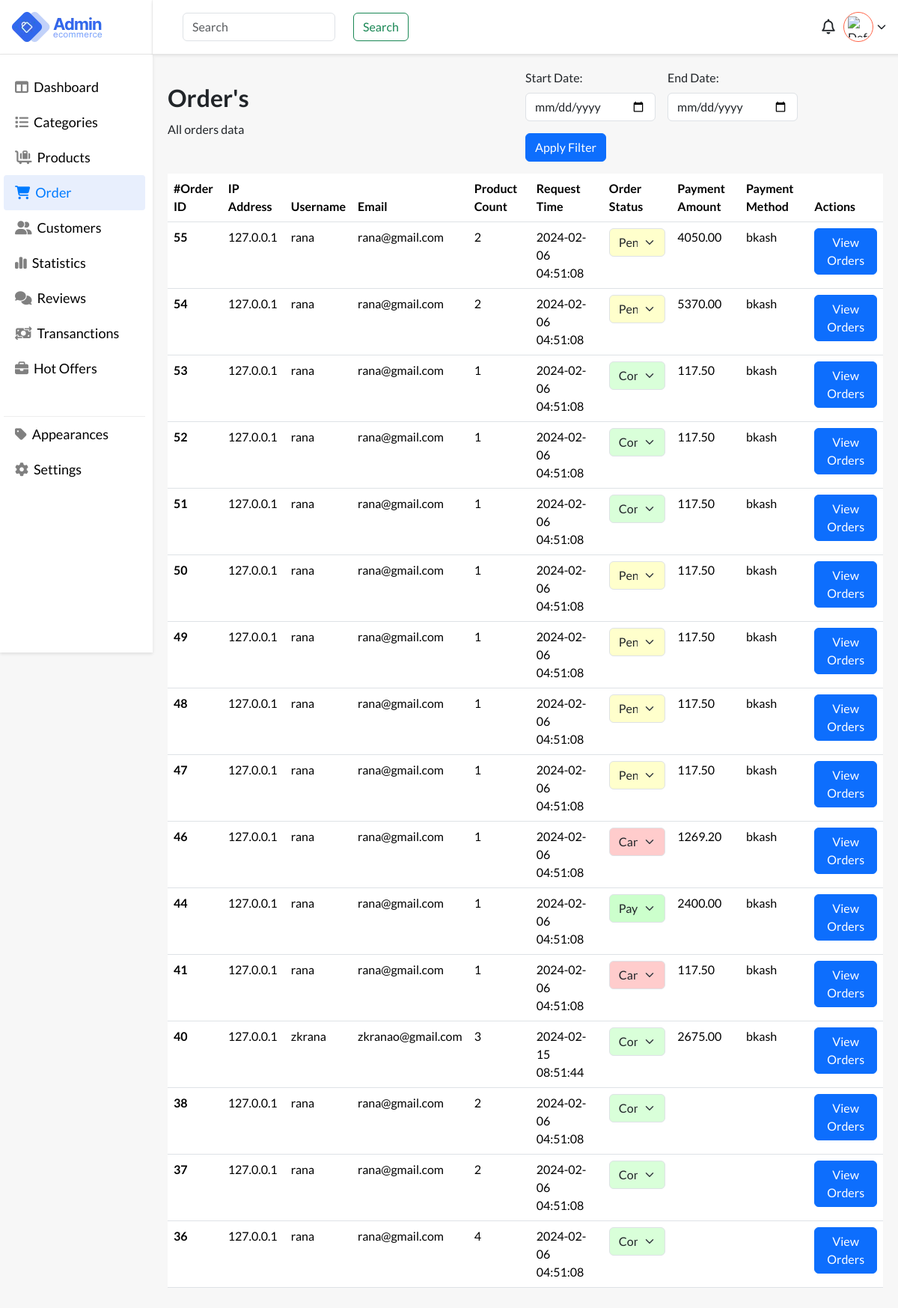
The page /files/Orders.php (signed in) on the database its author committed.
### tables this page shows
CREATE TABLE `payments` (
  `payment_id` int(11) NOT NULL,
  `order_id` int(11) NOT NULL,
  `payment_amount` decimal(10,2) NOT NULL,
  `payment_date` timestamp NOT NULL DEFAULT current_timestamp(),
  `payment_method` varchar(255) NOT NULL,
  `transanction_code` varchar(255) NOT NULL,
  `status` varchar(50) NOT NULL,
  `user_id` int(11) NOT NULL
);

CREATE TABLE `orders` (
  `id` int(11) NOT NULL,
  `user_id` int(11) DEFAULT NULL,
  `product_id` int(11) DEFAULT NULL,
  `quantity` int(11) DEFAULT NULL,
  `total_price` decimal(10,2) DEFAULT NULL,
  `order_date` timestamp NOT NULL DEFAULT current_timestamp(),
  `order_status_id` int(11) DEFAULT NULL
);

CREATE TABLE `customers` (
  `id` int(11) NOT NULL,
  `ip_address` varchar(45) NOT NULL,
  `username` varchar(255) NOT NULL,
  `password` varchar(255) NOT NULL,
  `email` varchar(255) NOT NULL,
  `photo` varchar(255) NOT NULL,
  `request_time` timestamp NOT NULL DEFAULT current_timestamp(),
  `first_name` varchar(255) DEFAULT NULL,
  `last_name` varchar(255) DEFAULT NULL,
  `billing_address` varchar(255) DEFAULT NULL,
  `city` varchar(255) DEFAULT NULL,
  `state` varchar(255) DEFAULT NULL,
  `postal_code` varchar(20) DEFAULT NULL,
  `country` varchar(255) DEFAULT NULL,
  `phone_number` varchar(20) DEFAULT NULL
);

### files/Orders.php (the view, shortened to what this page needs)
<?php
require_once "../auth/db-connection/config.php";
$userId = $_SESSION["id"];
$sql = "SELECT profile_photo FROM admin_users WHERE id = :userId";
if ($stmt = $connection->prepare($sql)) {
    $stmt->bindParam(":userId", $userId, PDO::PARAM_INT);
    if ($stmt->execute()) {
        $stmt->bindColumn("profile_photo", $profilePhoto);
    } else {
        echo "Oops! Something went wrong. Please try again later.";
    }
    unset($stmt);
}
?>
<!DOCTYPE html>
<html lang="en">
<head>
    <link href="https://cdn.jsdelivr.net/npm/bootstrap@5.3.2/dist/css/bootstrap.min.css" rel="stylesheet">
    <link rel="stylesheet" href="https://cdnjs.cloudflare.com/ajax/libs/font-awesome/6.5.1/css/all.min.css" />
    <link rel="stylesheet" href="../styling/style.css">
</head>
<body style="background:#f7f7f7;">
    <main>
        <div class="app-wrapper">
            <div class="app-sidebar">
                <div class="side-header flex pr-3">
                    <div class="logo flex">
                        <img src="images/logo.webp" alt="logo">
                    </div>
                </div>
                <div class="sidebard-nav">
                    <ul>
                        <li class="">
                            <a href="dashboard.php">
                                <i class="fa-solid fa-table-columns"></i>
                                <span class="block">Dashboard</span>
                            </a>
                        </li>
                        <li class="">
                            <a href="categories.php">
                                <i class="fa-solid fa-list"></i>
                                <span class="block">Categories</span>
                            </a>
                        </li>
                        <li>
                            <a href="products.php">
                               <i class="fa-solid fa-cart-flatbed-suitcase"></i>
                                <span class="block">Products</span>
                            </a>
                        </li>
                        <li class="active">
                            <a href="orders.php">
                                  <i class="fa-solid fa-cart-shopping"></i>
                                <span class="block">Order</span>
                            </a>
                        </li>
                        <li class="">
                            <a href="customers.php">
                                <i class="fa-solid fa-user-group"></i>
                                <span class="block">Customers</span>
                            </a>
                        </li>
                        <li>
                            <a href="">
                                <i class="fa-solid fa-chart-simple"></i>
                                <span class="block">Statistics</span>
                            </a>
                        </li>
                        <li>
                            <a href="">
                                <i class="fa-solid fa-comments"></i>
                                <span class="block">Reviews</span>
                            </a>
                        </li>
                        <li>
                            <a href="">
                                <i class="fa-solid fa-money-bill-transfer"></i>
                                <span class="block">Transanctions</span>
                            </a>
                        </li>
                        <li>
                            <a href="">
                                <i class="fa-solid fa-briefcase"></i>
                                <span class="block">Hot Offers</span>
                            </a>
                        </li>
                         <li class="devided-nav ">
                            <a href="appearance.php">
                                <i class="fa-solid fa-tag"></i>
                                <span class="block">Appearances</span>
                            </a>
                        </li>
                         <li>
                            <a href="settings.php">
                                <i class="fa-solid fa-gear"></i>
                                <span class="block">Settings</span>
                            </a>
                        </li>
                    </ul>
                </div>
            </div>
            <div class="header-body">
                <div class="user flex-end">
                    <div class="search">
                        <form class="d-flex gap-3" role="search">
                            <input class="form-control me-2" type="search" placeholder="Search" aria-label="Search">
                            <button class="btn btn-outline-success" type="submit">Search</button>
                        </form>
                    </div>
                    <div class="account">
                        <div class="notifications">
                            <i class="fa-regular fa-bell"></i>
                        </div>
                        <div class="wrap-u" onclick="toggleUserOptions()">
                            <div class="user-pro flex">
                                <?php if (isset($_SESSION["profile_photo"])) : ?>
                                    <img src="<?php echo $_SESSION["profile_photo"]; ?>" alt="Profile Photo">
                                <?php else : ?>
                                    <img src="default_profile_photo.jpg" alt="Default Profile Photo">
                                <?php endif; ?>
                            </div>
                            <i class="fa-solid fa-chevron-down"></i>
                        </div>
                    </div>
                </div>
                <?php
                function xorDecrypt($input, $key) {
                    $decodedInput = base64_decode($input);
                    $decrypted = '';
                    $keyLength = strlen($key);
                    for ($i = 0; $i < strlen($decodedInput); $i++) {
                        $decrypted .= $decodedInput[$i] ^ $key[$i % $keyLength];
                    }
                    return $decrypted;
                }
                if (isset($_GET['start_date']) && isset($_GET['end_date'])) {
                    $start_date = $_GET['start_date'];
                    $end_date = $_GET['end_date'];
                    $start_date = filter_var($start_date, FILTER_SANITIZE_STRING);
                    $end_date = filter_var($end_date, FILTER_SANITIZE_STRING);
                    $sql = "SELECT
                                orders.id AS order_id,
                                customers.id AS customer_id,
                                customers.ip_address,
                                customers.username,
                                customers.email,
                                customers.photo,
                                customers.request_time,
                                orders.quantity AS quantity,
                                orders.order_status_id AS order_status,
                                payments.payment_amount,
                                payments.payment_method
                            FROM customers
                            LEFT JOIN orders ON customers.id = orders.user_id
                            LEFT JOIN payments ON orders.id = payments.order_id
                            WHERE orders.order_date BETWEEN :start_date AND DATE_ADD(:end_date, INTERVAL 1 DAY)
                            ORDER BY orders.id DESC";
                    $stmt = $connection->prepare($sql);
                    $stmt->bindParam(':start_date', $start_date, PDO::PARAM_STR);
                    $stmt->bindParam(':end_date', $end_date, PDO::PARAM_STR);
                    $stmt->execute();
                } else {
                    $sql = "SELECT
                                orders.id AS order_id,
                                customers.id AS customer_id,
                                customers.ip_address,
                                customers.username,
                                customers.email,
                                customers.photo,
                                customers.request_time,
                                orders.quantity AS quantity,
                                orders.order_status_id AS order_status,
                                payments.payment_amount,
                                payments.payment_method
                            FROM customers
                            LEFT JOIN orders ON customers.id = orders.user_id
                            LEFT JOIN payments ON orders.id = payments.order_id
                            ORDER BY orders.id DESC";
                    $stmt = $connection->query($sql);
                }
                ?>
                <div class="h-container">
                    <div class="main">
                        <div class="order-filter">
                            <div class="heading">
                                <h1 class="page-heading">Order's</h1>
                                <p>All orders data</p>
                            </div>
                            <div class="filter-wrapper">
                                <form method="get" action="" class="row g-3">
                                    <div class="col-md-5">
                                        <label for="start_date" class="form-label">Start Date:</label>
                                        <input type="date" id="start_date" name="start_date" class="form-control">
                                    </div>
                                    <div class="col-md-5">
                                        <label for="end_date" class="form-label">End Date:</label>
                                        <input type="date" id="end_date" name="end_date" class="form-control">
                                    </div>
                                    <div class="col-md-2">
                                        <button type="submit" class="btn btn-primary">Apply Filter</button>
                                    </div>
                                </form>
                            </div>
                        </div>
                    <div class="order">
                         <?php
                        if ($stmt->rowCount() > 0) {
                        echo '<table class="table mt-3">
                                <thead>
                                    <tr>
                                        <th scope="col">#Order ID</th>
                                        <th scope="col">IP Address</th>
                                        <th scope="col">Username</th>
                                        <th scope="col">Email</th>
                                        <th scope="col">Product Count</th>
                                        <th scope="col">Request Time</th>
                                        <th scope="col">Order Status</th>
                                        <th scope="col">Payment Amount</th>
                                        <th scope="col">Payment Method</th>
                                        <th scope="col">Actions</th>
                                    </tr>
                                </thead>
                                <tbody>';
                        while ($row = $stmt->fetch(PDO::FETCH_ASSOC)) {
                            $decryptedEmail = xorDecrypt($row["email"], 'shTYTS,os(**0te455432%3sgks$#SG');
                            $orderStatus = $row["order_status"];
                            $statusText = '';
                            switch ($orderStatus) {
                                case 1:
                                    $bgColor = 'background-color: #ffffcc;';
                                    break;
                                case 2:
                                    $bgColor = 'background-color: #ccffcc;';
                                    break;
                                case 4:
                                    $bgColor = 'background-color: #d9ffd9;';
                                    $statusText = 'Shipped';
                                    break;
                                case 5:
                                    $bgColor = 'background-color: #ffcccc;';
                                    $statusText = 'Cancel';
                                    break;
                            }
                            if ($orderStatus == 4) {
                                $statusText = 'Complete';
                            }
                            $disabledAttribute = ($orderStatus == 4 || $orderStatus == 5) ? 'disabled' : '';
                            echo '<tr style="' . $bgColor . '">
                                    <th scope="row">' . $row["order_id"] . '</th>
                                    <td>' . $row["ip_address"] . '</td>
                                    <td>' . $row["username"] . '</td>
                                    <td>' . $decryptedEmail . '</td>
                                    <td>' . (isset($row['quantity']) ? $row['quantity'] : 'N/A') . '</td>
                                    <td>' . $row["request_time"] . '</td>
                                    <td>
                                        <select class="form-select order-status-dropdown" aria-label="Order Status" data-order-id="' . $row["order_id"] . '" ' . $disabledAttribute . ' style="' . $bgColor . ';">
                                            <option value="1" ' . ($orderStatus == 1 ? 'selected' : '') . '>Pending</option>
                                            <option value="2" ' . ($orderStatus == 2 ? 'selected' : '') . '>Payment Received</option>
                                            <option value="3" ' . ($orderStatus == 3 ? 'selected' : '') . '>Processing</option>
                                            <option value="4" ' . ($orderStatus == 4 ? 'selected' : '') . '>' . $statusText . '</option>
                                            <option value="5" ' . ($orderStatus == 5 ? 'selected' : '') . '>Cancel</option>
                                        </select>
                                    </td>
                                    <td>' . $row["payment_amount"] . '</td>
                                    <td>' . $row["payment_method"] . '</td>
                                    <td>
                                        <a type="button" href="../files/customer/view_orders.php?order_id=' . $row["order_id"] . '" class="btn btn-primary view-orders-btn">View Orders</a>
                                    </td>
                                </tr>';
                        }
                            echo '</tbody></table>';
                        } else {
                            echo "No orders found.";
                        }
                        ?>
                    </div>
                   </div>
                </div>
            </div>
        </div>
    </main>
</body>
</html>

### rows shown on the page
payments: order "55", user.ip_address "127.0.0.1", user.username "rana", user.email "rana@gmail.com", order.quantity "2", user.request_time "2024-02-06 04:51:08", order.order_status_id "Pending", payment_amount "4050.00", payment_method "bkash"
payments: order "54", user.ip_address "127.0.0.1", user.username "rana", user.email "rana@gmail.com", order.quantity "2", user.request_time "2024-02-06 04:51:08", order.order_status_id "Pending", payment_amount "5370.00", payment_method "bkash"
payments: order "53", user.ip_address "127.0.0.1", user.username "rana", user.email "rana@gmail.com", order.quantity "1", user.request_time "2024-02-06 04:51:08", order.order_status_id "Complete", payment_amount "117.50", payment_method "bkash"
payments: order "52", user.ip_address "127.0.0.1", user.username "rana", user.email "rana@gmail.com", order.quantity "1", user.request_time "2024-02-06 04:51:08", order.order_status_id "Complete", payment_amount "117.50", payment_method "bkash"
payments: order "51", user.ip_address "127.0.0.1", user.username "rana", user.email "rana@gmail.com", order.quantity "1", user.request_time "2024-02-06 04:51:08", order.order_status_id "Complete", payment_amount "117.50", payment_method "bkash"
payments: order "50", user.ip_address "127.0.0.1", user.username "rana", user.email "rana@gmail.com", order.quantity "1", user.request_time "2024-02-06 04:51:08", order.order_status_id "Pending", payment_amount "117.50", payment_method "bkash"
payments: order "49", user.ip_address "127.0.0.1", user.username "rana", user.email "rana@gmail.com", order.quantity "1", user.request_time "2024-02-06 04:51:08", order.order_status_id "Pending", payment_amount "117.50", payment_method "bkash"
payments: order "48", user.ip_address "127.0.0.1", user.username "rana", user.email "rana@gmail.com", order.quantity "1", user.request_time "2024-02-06 04:51:08", order.order_status_id "Pending", payment_amount "117.50", payment_method "bkash"
payments: order "47", user.ip_address "127.0.0.1", user.username "rana", user.email "rana@gmail.com", order.quantity "1", user.request_time "2024-02-06 04:51:08", order.order_status_id "Pending", payment_amount "117.50", payment_method "bkash"
payments: order "46", user.ip_address "127.0.0.1", user.username "rana", user.email "rana@gmail.com", order.quantity "1", user.request_time "2024-02-06 04:51:08", order.order_status_id "Cancel", payment_amount "1269.20", payment_method "bkash"
payments: order "44", user.ip_address "127.0.0.1", user.username "rana", user.email "rana@gmail.com", order.quantity "1", user.request_time "2024-02-06 04:51:08", order.order_status_id "Payment Received", payment_amount "2400.00", payment_method "bkash"
payments: order "41", user.ip_address "127.0.0.1", user.username "rana", user.email "rana@gmail.com", order.quantity "1", user.request_time "2024-02-06 04:51:08", order.order_status_id "Cancel", payment_amount "117.50", payment_method "bkash"
payments: order "40", user.ip_address "127.0.0.1", user.username "zkrana", user.email "zkranao@gmail.com", order.quantity "3", user.request_time "2024-02-15 08:51:44", order.order_status_id "Complete", payment_amount "2675.00", payment_method "bkash"
orders: id "38", user.ip_address "127.0.0.1", user.username "rana", user.email "rana@gmail.com", quantity "2", user.request_time "2024-02-06 04:51:08", order_status+id "Complete"
orders: id "37", user.ip_address "127.0.0.1", user.username "rana", user.email "rana@gmail.com", quantity "2", user.request_time "2024-02-06 04:51:08", order_status+id "Complete"
orders: id "36", user.ip_address "127.0.0.1", user.username "rana", user.email "rana@gmail.com", quantity "4", user.request_time "2024-02-06 04:51:08", order_status+id "Complete"
